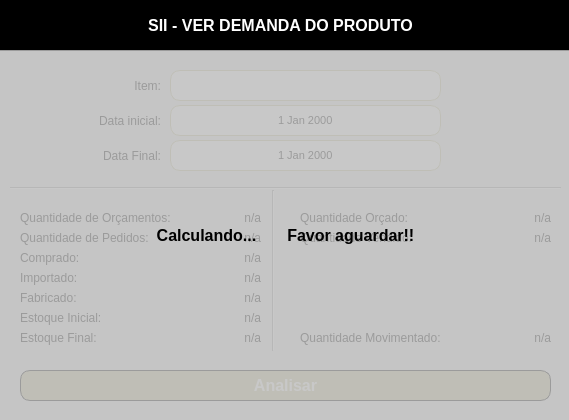
<?xml version="1.0" encoding="UTF-8"?>
<ui version="4.0">
 <class>demanda</class>
 <widget class="QWidget" name="demanda">
  <property name="geometry">
   <rect>
    <x>0</x>
    <y>0</y>
    <width>569</width>
    <height>420</height>
   </rect>
  </property>
  <property name="windowTitle">
   <string>ANALISE DEMANDA</string>
  </property>
  <widget class="QLabel" name="label_16">
   <property name="geometry">
    <rect>
     <x>-9</x>
     <y>-10</y>
     <width>1071</width>
     <height>61</height>
    </rect>
   </property>
   <property name="styleSheet">
    <string notr="true">background: black;</string>
   </property>
   <property name="text">
    <string/>
   </property>
  </widget>
  <widget class="QLabel" name="label_14">
   <property name="geometry">
    <rect>
     <x>11</x>
     <y>10</y>
     <width>31</width>
     <height>31</height>
    </rect>
   </property>
   <property name="text">
    <string/>
   </property>
   <property name="pixmap">
    <pixmap>../static/apple-touch-icon.png</pixmap>
   </property>
   <property name="scaledContents">
    <bool>true</bool>
   </property>
  </widget>
  <widget class="QLabel" name="label_15">
   <property name="geometry">
    <rect>
     <x>100</x>
     <y>10</y>
     <width>361</width>
     <height>31</height>
    </rect>
   </property>
   <property name="font">
    <font>
     <pointsize>12</pointsize>
     <weight>75</weight>
     <bold>true</bold>
    </font>
   </property>
   <property name="styleSheet">
    <string notr="true">color: white;</string>
   </property>
   <property name="text">
    <string>SII - VER DEMANDA DO PRODUTO</string>
   </property>
   <property name="alignment">
    <set>Qt::AlignCenter</set>
   </property>
  </widget>
  <widget class="QDateEdit" name="inputDataFinal">
   <property name="geometry">
    <rect>
     <x>170</x>
     <y>140</y>
     <width>271</width>
     <height>31</height>
    </rect>
   </property>
   <property name="font">
    <font>
     <pointsize>8</pointsize>
    </font>
   </property>
   <property name="styleSheet">
    <string notr="true">border-radius: 10px;
border: 1px solid #CDC99B;</string>
   </property>
   <property name="frame">
    <bool>true</bool>
   </property>
   <property name="alignment">
    <set>Qt::AlignCenter</set>
   </property>
   <property name="readOnly">
    <bool>false</bool>
   </property>
   <property name="buttonSymbols">
    <enum>QAbstractSpinBox::NoButtons</enum>
   </property>
  </widget>
  <widget class="QLabel" name="label_3">
   <property name="geometry">
    <rect>
     <x>0</x>
     <y>145</y>
     <width>161</width>
     <height>21</height>
    </rect>
   </property>
   <property name="text">
    <string>Data Final:</string>
   </property>
   <property name="alignment">
    <set>Qt::AlignRight|Qt::AlignTrailing|Qt::AlignVCenter</set>
   </property>
  </widget>
  <widget class="QLabel" name="label_4">
   <property name="geometry">
    <rect>
     <x>0</x>
     <y>105</y>
     <width>161</width>
     <height>31</height>
    </rect>
   </property>
   <property name="text">
    <string>Data inicial:</string>
   </property>
   <property name="alignment">
    <set>Qt::AlignRight|Qt::AlignTrailing|Qt::AlignVCenter</set>
   </property>
  </widget>
  <widget class="QDateEdit" name="inputDataInicial">
   <property name="geometry">
    <rect>
     <x>170</x>
     <y>105</y>
     <width>271</width>
     <height>31</height>
    </rect>
   </property>
   <property name="font">
    <font>
     <pointsize>8</pointsize>
    </font>
   </property>
   <property name="styleSheet">
    <string notr="true">border-radius: 10px;
border: 1px solid #CDC99B;</string>
   </property>
   <property name="frame">
    <bool>true</bool>
   </property>
   <property name="alignment">
    <set>Qt::AlignCenter</set>
   </property>
   <property name="readOnly">
    <bool>false</bool>
   </property>
   <property name="buttonSymbols">
    <enum>QAbstractSpinBox::NoButtons</enum>
   </property>
  </widget>
  <widget class="QLineEdit" name="inputCodigo">
   <property name="geometry">
    <rect>
     <x>170</x>
     <y>70</y>
     <width>271</width>
     <height>31</height>
    </rect>
   </property>
   <property name="styleSheet">
    <string notr="true">border-radius: 10px;
border: 1px solid #CDC99B;</string>
   </property>
   <property name="alignment">
    <set>Qt::AlignCenter</set>
   </property>
  </widget>
  <widget class="Line" name="line_4">
   <property name="geometry">
    <rect>
     <x>10</x>
     <y>180</y>
     <width>551</width>
     <height>16</height>
    </rect>
   </property>
   <property name="orientation">
    <enum>Qt::Horizontal</enum>
   </property>
  </widget>
  <widget class="QPushButton" name="btnPegarDados">
   <property name="enabled">
    <bool>true</bool>
   </property>
   <property name="geometry">
    <rect>
     <x>20</x>
     <y>370</y>
     <width>531</width>
     <height>31</height>
    </rect>
   </property>
   <property name="font">
    <font>
     <family>Arial</family>
     <pointsize>12</pointsize>
     <weight>75</weight>
     <bold>true</bold>
    </font>
   </property>
   <property name="styleSheet">
    <string notr="true">	border-radius: 10px;
	border: 1px solid rgb(0,0,0);
    background-color: #CDC99B;
    color: white;</string>
   </property>
   <property name="text">
    <string>Analisar</string>
   </property>
  </widget>
  <widget class="QLabel" name="label_5">
   <property name="geometry">
    <rect>
     <x>0</x>
     <y>75</y>
     <width>161</width>
     <height>21</height>
    </rect>
   </property>
   <property name="text">
    <string>Item:</string>
   </property>
   <property name="alignment">
    <set>Qt::AlignRight|Qt::AlignTrailing|Qt::AlignVCenter</set>
   </property>
  </widget>
  <widget class="QLabel" name="label">
   <property name="geometry">
    <rect>
     <x>20</x>
     <y>210</y>
     <width>171</width>
     <height>16</height>
    </rect>
   </property>
   <property name="text">
    <string>Quantidade de Orçamentos:</string>
   </property>
  </widget>
  <widget class="QLabel" name="label_2">
   <property name="geometry">
    <rect>
     <x>20</x>
     <y>230</y>
     <width>171</width>
     <height>16</height>
    </rect>
   </property>
   <property name="text">
    <string>Quantidade de Pedidos:</string>
   </property>
  </widget>
  <widget class="QLabel" name="label_6">
   <property name="geometry">
    <rect>
     <x>20</x>
     <y>250</y>
     <width>171</width>
     <height>16</height>
    </rect>
   </property>
   <property name="text">
    <string>Comprado:</string>
   </property>
  </widget>
  <widget class="QLabel" name="label_7">
   <property name="geometry">
    <rect>
     <x>20</x>
     <y>270</y>
     <width>171</width>
     <height>16</height>
    </rect>
   </property>
   <property name="text">
    <string>Importado:</string>
   </property>
  </widget>
  <widget class="QLabel" name="label_8">
   <property name="geometry">
    <rect>
     <x>20</x>
     <y>290</y>
     <width>171</width>
     <height>16</height>
    </rect>
   </property>
   <property name="text">
    <string>Fabricado:</string>
   </property>
  </widget>
  <widget class="QLabel" name="label_9">
   <property name="geometry">
    <rect>
     <x>20</x>
     <y>310</y>
     <width>171</width>
     <height>16</height>
    </rect>
   </property>
   <property name="text">
    <string>Estoque Inicial:</string>
   </property>
  </widget>
  <widget class="QLabel" name="label_10">
   <property name="geometry">
    <rect>
     <x>20</x>
     <y>330</y>
     <width>171</width>
     <height>16</height>
    </rect>
   </property>
   <property name="text">
    <string>Estoque Final:</string>
   </property>
  </widget>
  <widget class="QLabel" name="label_11">
   <property name="geometry">
    <rect>
     <x>300</x>
     <y>210</y>
     <width>171</width>
     <height>16</height>
    </rect>
   </property>
   <property name="text">
    <string>Quantidade Orçado:</string>
   </property>
  </widget>
  <widget class="QLabel" name="label_12">
   <property name="geometry">
    <rect>
     <x>300</x>
     <y>230</y>
     <width>171</width>
     <height>16</height>
    </rect>
   </property>
   <property name="text">
    <string>Quantidade Vendido:</string>
   </property>
  </widget>
  <widget class="QLabel" name="label_13">
   <property name="geometry">
    <rect>
     <x>300</x>
     <y>330</y>
     <width>171</width>
     <height>16</height>
    </rect>
   </property>
   <property name="text">
    <string>Quantidade Movimentado:</string>
   </property>
  </widget>
  <widget class="Line" name="line">
   <property name="geometry">
    <rect>
     <x>263</x>
     <y>190</y>
     <width>20</width>
     <height>161</height>
    </rect>
   </property>
   <property name="orientation">
    <enum>Qt::Vertical</enum>
   </property>
  </widget>
  <widget class="QLabel" name="labelOrcamentos">
   <property name="geometry">
    <rect>
     <x>160</x>
     <y>208</y>
     <width>101</width>
     <height>20</height>
    </rect>
   </property>
   <property name="text">
    <string>n/a</string>
   </property>
   <property name="alignment">
    <set>Qt::AlignRight|Qt::AlignTrailing|Qt::AlignVCenter</set>
   </property>
  </widget>
  <widget class="QLabel" name="labelPedidos">
   <property name="geometry">
    <rect>
     <x>160</x>
     <y>228</y>
     <width>101</width>
     <height>20</height>
    </rect>
   </property>
   <property name="text">
    <string>n/a</string>
   </property>
   <property name="alignment">
    <set>Qt::AlignRight|Qt::AlignTrailing|Qt::AlignVCenter</set>
   </property>
  </widget>
  <widget class="QLabel" name="labelComprado">
   <property name="geometry">
    <rect>
     <x>160</x>
     <y>248</y>
     <width>101</width>
     <height>20</height>
    </rect>
   </property>
   <property name="text">
    <string>n/a</string>
   </property>
   <property name="alignment">
    <set>Qt::AlignRight|Qt::AlignTrailing|Qt::AlignVCenter</set>
   </property>
  </widget>
  <widget class="QLabel" name="labelImportado">
   <property name="geometry">
    <rect>
     <x>160</x>
     <y>268</y>
     <width>101</width>
     <height>20</height>
    </rect>
   </property>
   <property name="text">
    <string>n/a</string>
   </property>
   <property name="alignment">
    <set>Qt::AlignRight|Qt::AlignTrailing|Qt::AlignVCenter</set>
   </property>
  </widget>
  <widget class="QLabel" name="labelFabricado">
   <property name="geometry">
    <rect>
     <x>160</x>
     <y>288</y>
     <width>101</width>
     <height>20</height>
    </rect>
   </property>
   <property name="text">
    <string>n/a</string>
   </property>
   <property name="alignment">
    <set>Qt::AlignRight|Qt::AlignTrailing|Qt::AlignVCenter</set>
   </property>
  </widget>
  <widget class="QLabel" name="labelEInicial">
   <property name="geometry">
    <rect>
     <x>160</x>
     <y>308</y>
     <width>101</width>
     <height>20</height>
    </rect>
   </property>
   <property name="text">
    <string>n/a</string>
   </property>
   <property name="alignment">
    <set>Qt::AlignRight|Qt::AlignTrailing|Qt::AlignVCenter</set>
   </property>
  </widget>
  <widget class="QLabel" name="labelEFinal">
   <property name="geometry">
    <rect>
     <x>160</x>
     <y>328</y>
     <width>101</width>
     <height>20</height>
    </rect>
   </property>
   <property name="text">
    <string>n/a</string>
   </property>
   <property name="alignment">
    <set>Qt::AlignRight|Qt::AlignTrailing|Qt::AlignVCenter</set>
   </property>
  </widget>
  <widget class="QLabel" name="labelOrcado">
   <property name="geometry">
    <rect>
     <x>430</x>
     <y>208</y>
     <width>121</width>
     <height>20</height>
    </rect>
   </property>
   <property name="text">
    <string>n/a</string>
   </property>
   <property name="alignment">
    <set>Qt::AlignRight|Qt::AlignTrailing|Qt::AlignVCenter</set>
   </property>
  </widget>
  <widget class="QLabel" name="labelVendido">
   <property name="geometry">
    <rect>
     <x>430</x>
     <y>228</y>
     <width>121</width>
     <height>20</height>
    </rect>
   </property>
   <property name="text">
    <string>n/a</string>
   </property>
   <property name="alignment">
    <set>Qt::AlignRight|Qt::AlignTrailing|Qt::AlignVCenter</set>
   </property>
  </widget>
  <widget class="QLabel" name="labelMovimentado">
   <property name="geometry">
    <rect>
     <x>430</x>
     <y>328</y>
     <width>121</width>
     <height>20</height>
    </rect>
   </property>
   <property name="text">
    <string>n/a</string>
   </property>
   <property name="alignment">
    <set>Qt::AlignRight|Qt::AlignTrailing|Qt::AlignVCenter</set>
   </property>
  </widget>
  <widget class="QLabel" name="labelCalculando">
   <property name="geometry">
    <rect>
     <x>-10</x>
     <y>50</y>
     <width>591</width>
     <height>371</height>
    </rect>
   </property>
   <property name="font">
    <font>
     <pointsize>12</pointsize>
     <weight>75</weight>
     <bold>true</bold>
    </font>
   </property>
   <property name="styleSheet">
    <string notr="true">background: rgb(188, 188, 188, 210)</string>
   </property>
   <property name="text">
    <string>Calculando...       Favor aguardar!!</string>
   </property>
   <property name="alignment">
    <set>Qt::AlignCenter</set>
   </property>
  </widget>
 </widget>
 <tabstops>
  <tabstop>inputCodigo</tabstop>
  <tabstop>inputDataInicial</tabstop>
  <tabstop>inputDataFinal</tabstop>
  <tabstop>btnPegarDados</tabstop>
 </tabstops>
 <resources/>
 <connections/>
</ui>
